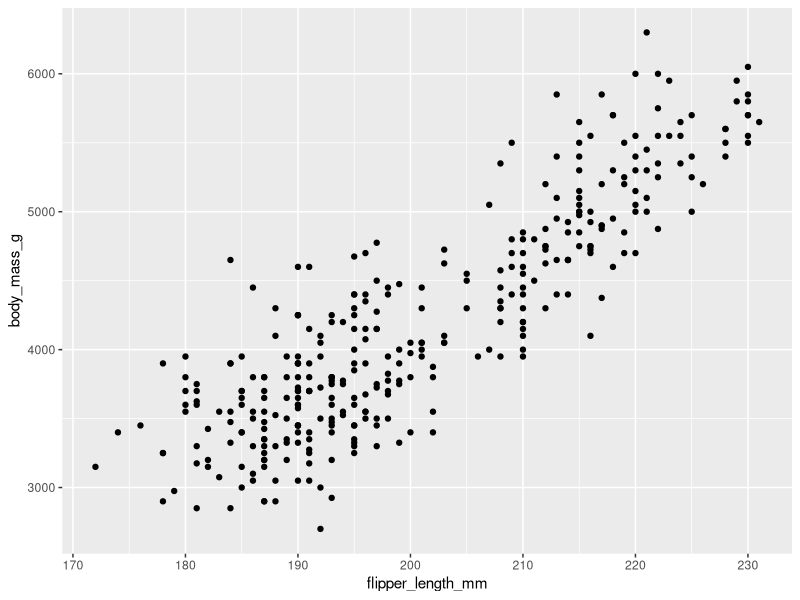
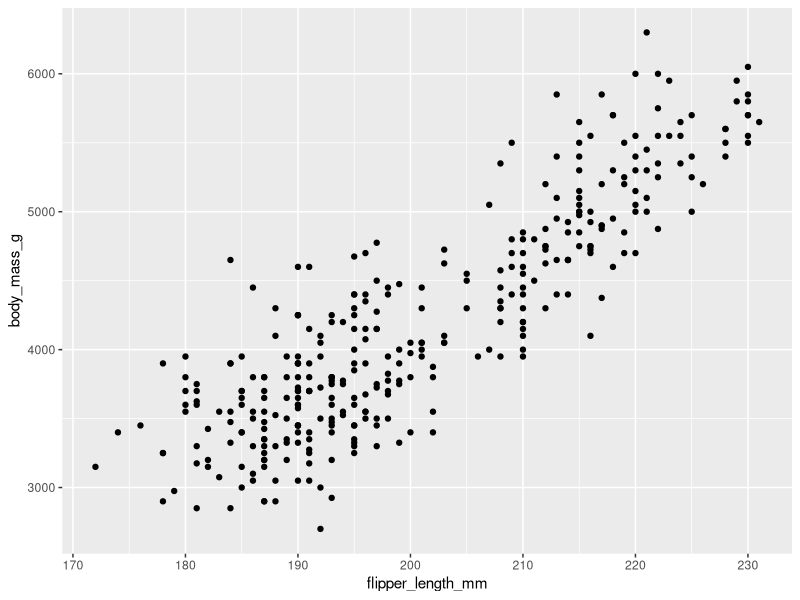
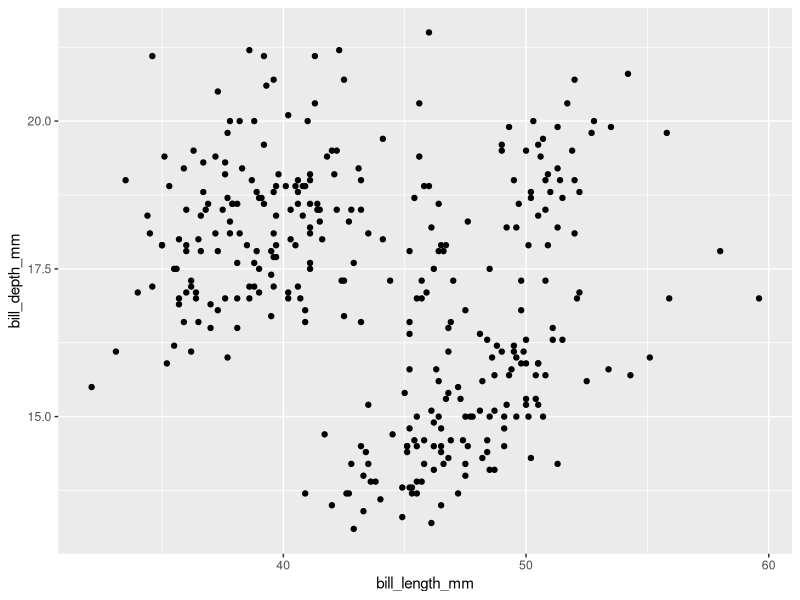
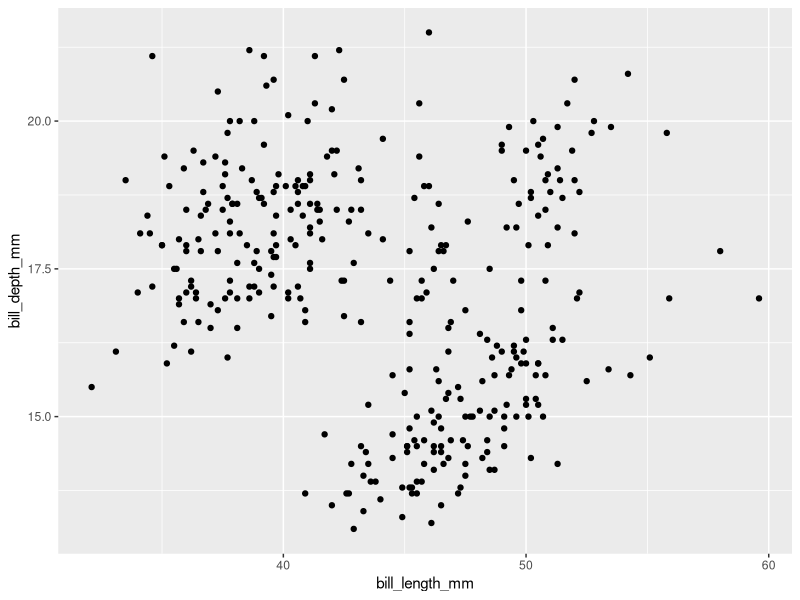
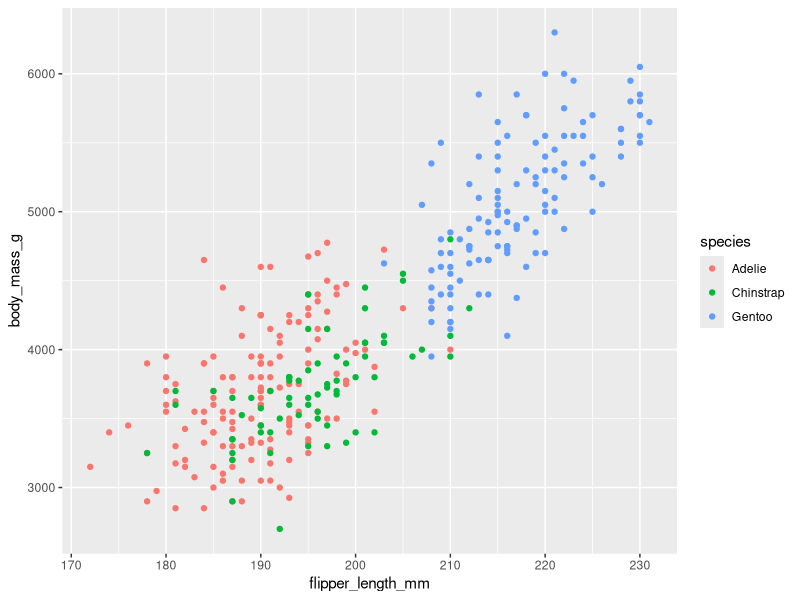
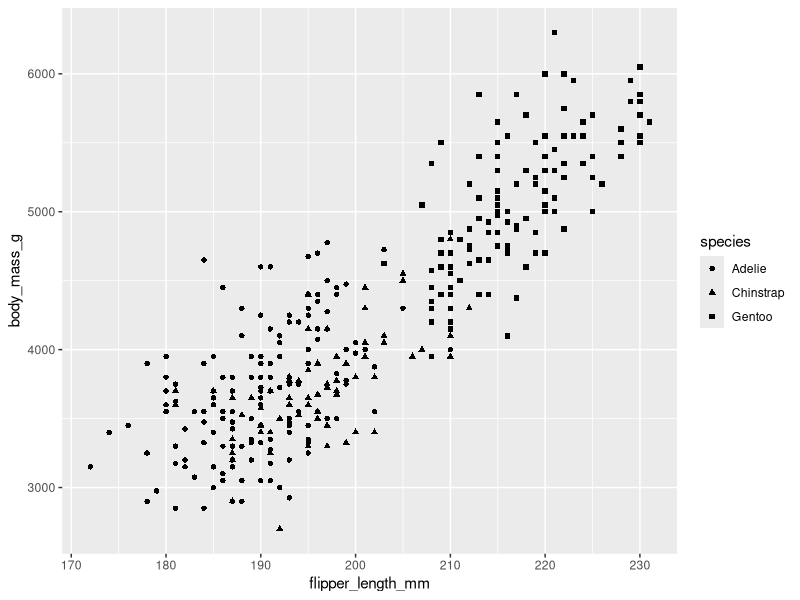
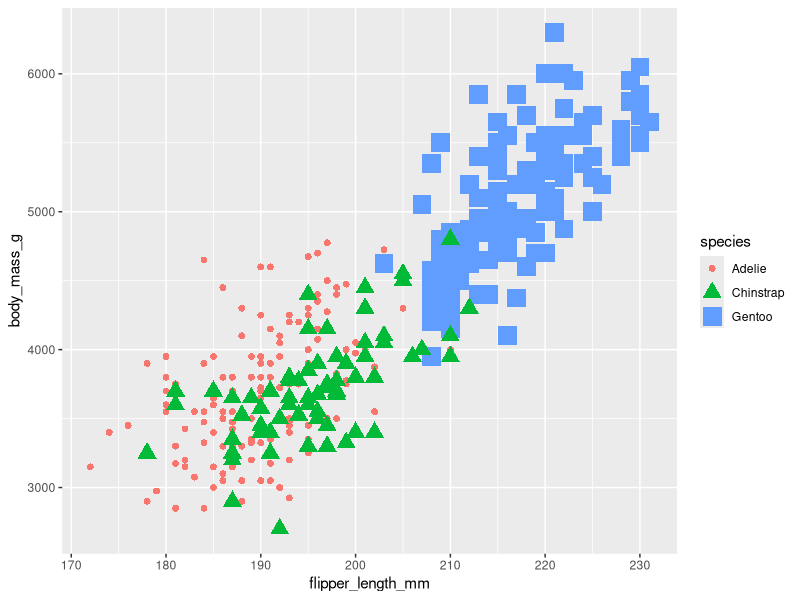
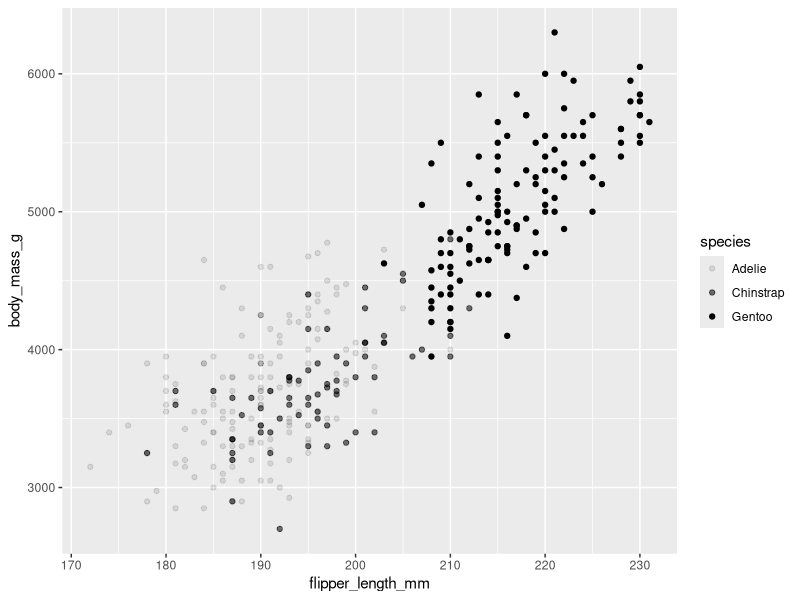

Recreate these plots in R, in order.
library(ggplot2)
library(palmerpenguins)
library(tidyverse)

data(penguins)
View(penguins)

ggplot(data = penguins) +
  geom_point(mapping = aes(x = flipper_length_mm, y = body_mass_g))

ggplot(data = penguins, mapping = aes(x = flipper_length_mm, y = body_mass_g)) +
  geom_point(na.rm = T)

penguins %>%
  drop_na() %>%
  ggplot(aes(x = bill_length_mm, y = bill_depth_mm)) + 
  geom_point()

ggplot(data = penguins) +
  geom_point(mapping = aes(x = bill_length_mm, y = bill_depth_mm))

### Changing aes

### Colour by Species
ggplot(data = penguins) +
  geom_point(mapping = aes(x = flipper_length_mm, y = body_mass_g, colour = species))

### Shape by Species
ggplot(data = penguins) +
  geom_point(mapping = aes(x = flipper_length_mm, y = body_mass_g, shape = species))

### Colour & Shape
ggplot(data = penguins) +
  geom_point(mapping = aes(x = flipper_length_mm, y = body_mass_g, color = species, shape = species, size = species))

### Alpha
ggplot(data = penguins) +
  geom_point(mapping = aes(x = flipper_length_mm, y = body_mass_g, alpha = species))

### Overall Colour
ggplot(data = penguins) +
  geom_point(mapping = aes(x = bill_length_mm, y = bill_depth_mm), color = "purple")

### Change colour
ggplot(data = penguins) +
  geom_point(mapping = aes(x = flipper_length_mm, y = body_mass_g, colour = species)) +
  scale_color_manual(values=c("#999999", "#E69F00", "#56B4E9"))




### Changing geom
ggplot(data = penguins) +
  geom_point(mapping = aes(x = flipper_length_mm, y = body_mass_g))

ggplot(data = penguins) +
  geom_smooth(mapping = aes(x = flipper_length_mm, y = body_mass_g)) +
  geom_point(mapping = aes(x = flipper_length_mm, y = body_mass_g))

ggplot(data = penguins, aes(x = flipper_length_mm, y = body_mass_g))+ 
  geom_point() +       
  geom_smooth(method="loess")

ggplot(data = penguins, aes(x = flipper_length_mm, y = body_mass_g))+ 
  geom_point() +       
  geom_smooth(method="gam", formula = y ~s(x))


ggplot(data = penguins) +
  geom_smooth(mapping = aes(x = flipper_length_mm, y = body_mass_g, linetype = species))

ggplot(data = penguins) +
  geom_jitter(mapping = aes(x = flipper_length_mm, y = body_mass_g))


### geom_bar using dataset diamonds
ggplot(data = diamonds) +
  geom_bar(mapping = aes(x = cut))

ggplot(data = diamonds) +
  geom_bar(mapping = aes(x = cut, color = cut))

diamonds %>%
  group_by(cut) %>%
  summarise(cut_count = n(), col = ifelse(cut_count<10000, 'red', 'blue')) %>%
  ggplot() +
  geom_col(mapping = aes(x = cut, y = cut_count, fill = col)) +
  scale_fill_manual( values = c( "red"="red", "blue"="blue"))

ggplot(diamonds) +
  geom_bar(mapping = aes(x = cut, fill = ifelse(x < 10000, 'red', 'blue')))

ggplot(data = diamonds) +
  geom_bar(mapping = aes(x = cut, fill = cut))

ggplot(data = diamonds) +
  geom_bar(mapping = aes(x = cut, fill = clarity))


### facet
ggplot(penguins) +
  geom_point(mapping = aes(x = flipper_length_mm, y = body_mass_g, color = species)) +
  facet_wrap(~species)

ggplot(diamonds) + 
  geom_bar(mapping = aes(x = color, fill = cut)) +
  facet_wrap(~cut)

ggplot(penguins) +
  geom_point(mapping = aes(x = flipper_length_mm, y = body_mass_g, color = species)) +
  facet_grid(sex~species)

ggplot(penguins) +
  geom_point(mapping = aes(x = flipper_length_mm, y = body_mass_g, color = species)) +
  facet_grid(~species)

ggplot(penguins) +
  geom_point(mapping = aes(x = flipper_length_mm, y = body_mass_g, color = species)) +
  facet_grid(~sex)

penguins %>% na.omit() %>% ggplot() +
  geom_point(mapping = aes(x = flipper_length_mm, y = body_mass_g, color = species)) +
  facet_grid(sex~species)


### Anotations

ggplot(penguins) +
  geom_point(mapping = aes(x = flipper_length_mm, y = body_mass_g, color = species)) +
  labs(title = "Plamer Penguins: Body Mass vs. Flipper Length", 
       subtitle = "Sample of Three Penguins Species",
       caption = "Data collected by Dr. Kristen Gorman") +
  annotate("text", x=219, y=3500, label = "The Gentoos are the largest",
           color = "purple", fontface = "bold", size = 4.5, angle = 25)

### ggsave
ggsave("Three_Penguins_Species.png")


### graphics device

png(file = "exampleplot.png", bg = "transparent")
plot(1:10)
rect(1, 5, 3, 7, col = "white")
dev.off()


pdf(file = "example.pdf",    
    width = 4,     
    height = 4) 
plot(x = 1:10,     
     y = 1:10)
abline(v = 0)
text(x = 0, y = 1, labels = "Random text")
dev.off()






